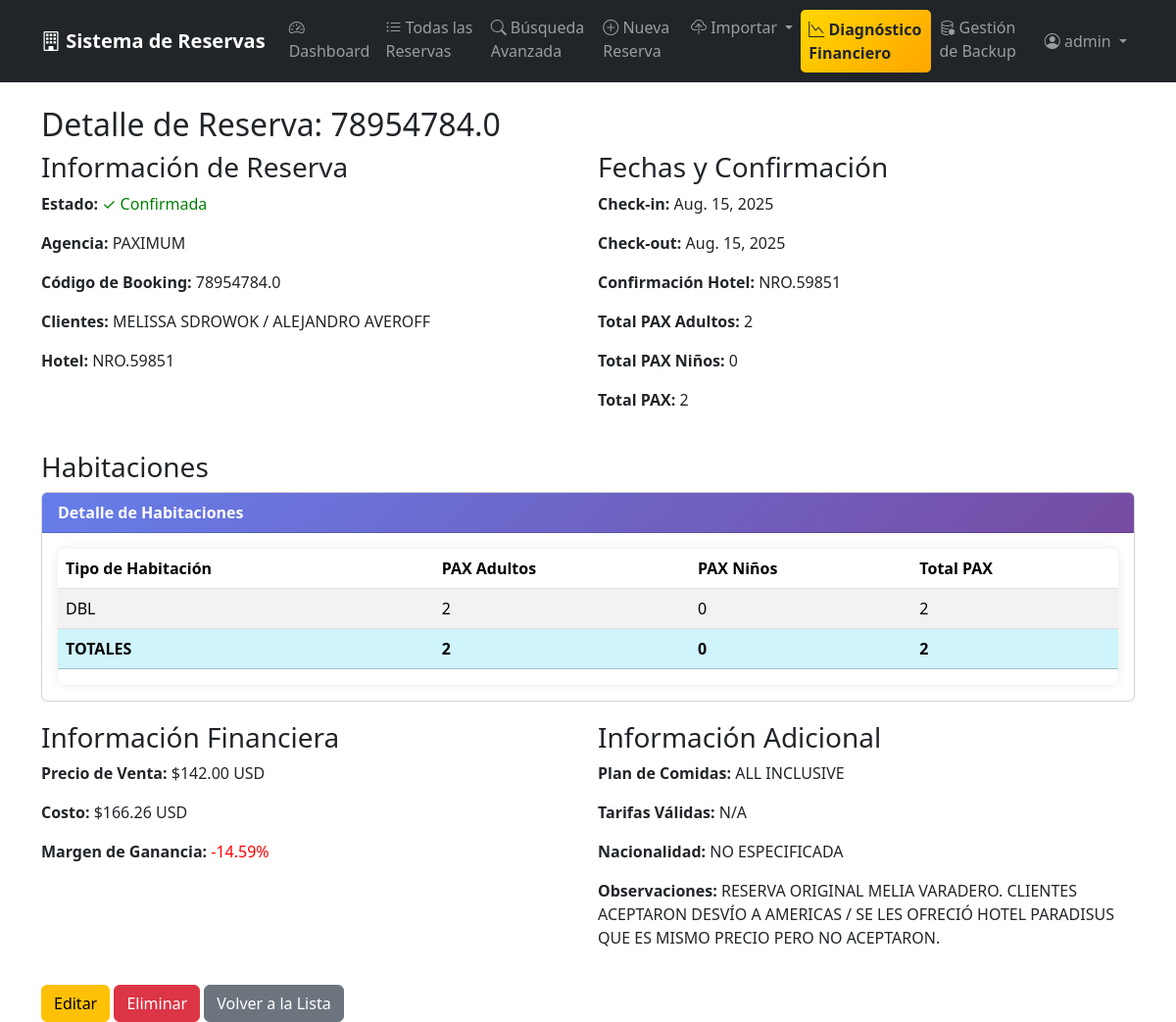
/161/ (signed in), run on an earlier commit of the app's database.
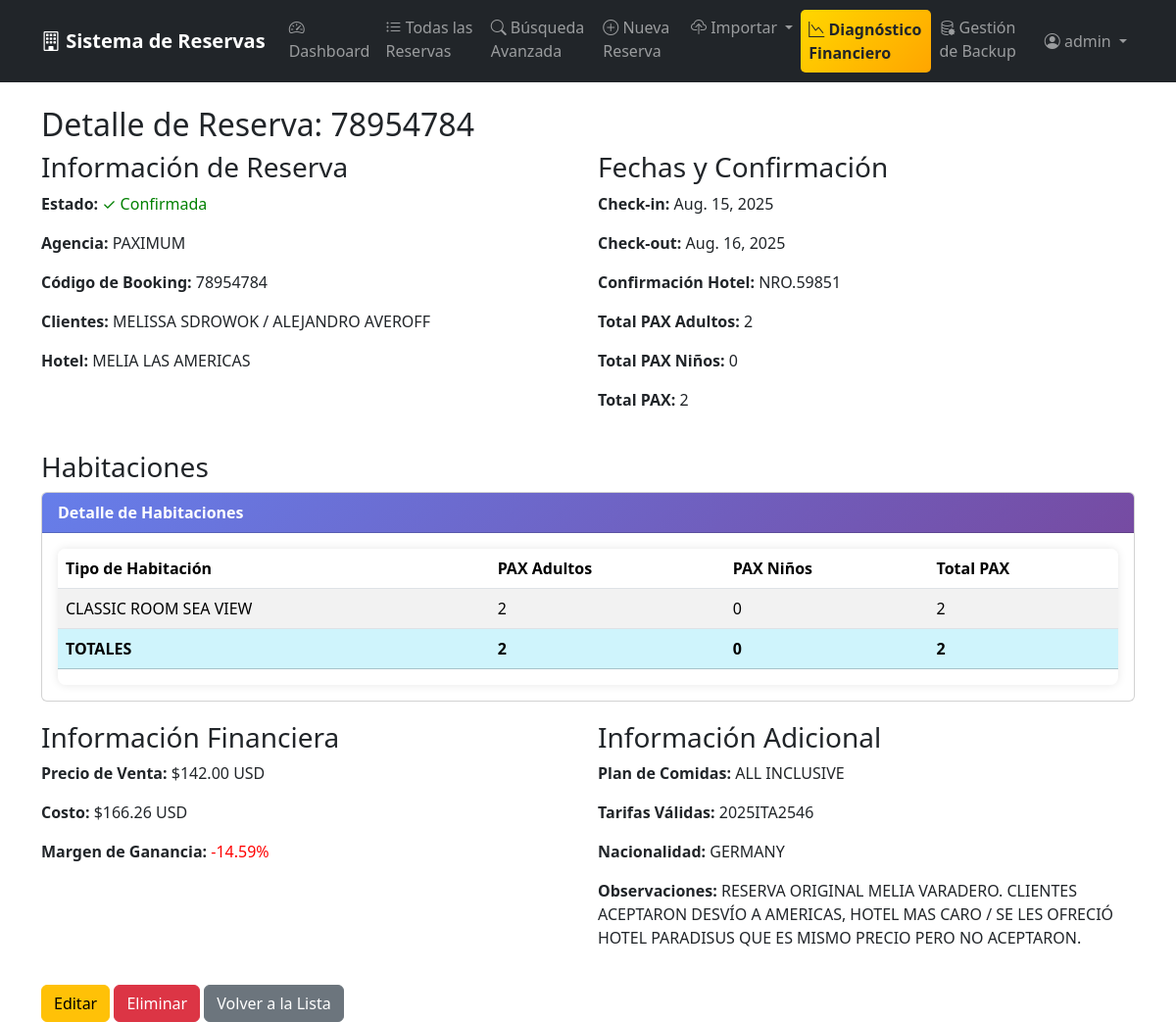
And on a later commit of the database.
### reservations/models.py (models this page shows, shortened)
class Reservation(models.Model):
    STATUS_CHOICES = [
        ('OK', 'Confirmada'),
        ('CXX', 'Cancelada'),
        ('PENDING', 'Pendiente'),
    ]
    status = models.CharField(
        max_length=20,
        choices=STATUS_CHOICES,
        default='OK'
    )
    agency = models.CharField(max_length=100)
    booking_code = models.CharField(max_length=50, unique=True)
    clients_names = models.TextField()
    hotel = models.CharField(max_length=200)
    date_from = models.DateField()
    date_to = models.DateField()
    hotel_confirmation = models.CharField(max_length=100, blank=True)
    meal_plan = models.TextField(blank=True, verbose_name='Plan de Comidas')
    sale_price = models.DecimalField(max_digits=10, decimal_places=2)
    touch_cost = models.DecimalField(max_digits=10, decimal_places=2)
    profit_percentage = models.DecimalField(
        max_digits=8,
        decimal_places=2,
        blank=True,
        null=True
    )
    valid_rates = models.TextField(blank=True)
    nationality = models.CharField(max_length=50)
    remarks = models.TextField(blank=True)
    created_by = models.ForeignKey(
        User,
        on_delete=models.CASCADE
    )
    created_at = models.DateTimeField(auto_now_add=True)
    updated_at = models.DateTimeField(auto_now=True)
    def total_pax_ad(self):
        return sum(room.pax_ad for room in self.rooms.all())
    def total_pax_chd(self):
        return sum(room.pax_chd for room in self.rooms.all())
    def total_pax(self):
        return self.total_pax_ad() + self.total_pax_chd()
    class Meta:
        ordering = ['created_at']

class Room(models.Model):
    reservation = models.ForeignKey(
        Reservation,
        on_delete=models.CASCADE,
        related_name='rooms'
    )
    room_type = models.CharField(max_length=100, verbose_name='Tipo de Habitación')
    pax_ad = models.IntegerField(
        verbose_name='PAX Adultos',
        default=1,
        help_text='Número de adultos en esta habitación'
    )
    pax_chd = models.IntegerField(
        verbose_name='PAX Niños',
        default=0,
        help_text='Número de niños en esta habitación'
    )
    class Meta:
        ordering = ['id']

### reservations/views.py (the view)
# urls.py: path('<int:pk>/', views.reservation_detail, name='detail'),
@login_required
def reservation_detail(request, pk):
    reservation = get_object_or_404(Reservation, pk=pk)
    return render(request, 'reservations/detail.html', {'reservation': reservation})

### reservations/templates/reservations/detail.html (shortened to what the changed rows need)
{% extends 'reservations/base.html' %}
{% block content %}
<h2>Detalle de Reserva: {{ reservation.booking_code }}</h2>
<div style="display: grid; grid-template-columns: 1fr 1fr; gap: 20px;">
    <div>
        <h3>Información de Reserva</h3>
        <p><strong>Estado:</strong>
            {% if reservation.status == 'OK' %}
                <span style="color: green;">✓ Confirmada</span>
            {% elif reservation.status == 'CXX' %}
                <span style="color: red;">✗ Cancelada</span>
            {% else %}
                <span style="color: orange;">⏳ Pendiente</span>
            {% endif %}
        </p>
        <p><strong>Agencia:</strong> {{ reservation.agency }}</p>
        <p><strong>Código de Booking:</strong> {{ reservation.booking_code }}</p>
        <p><strong>Clientes:</strong> {{ reservation.clients_names }}</p>
        <p><strong>Hotel:</strong> {{ reservation.hotel }}</p>
    </div>
    <div>
        <h3>Fechas y Confirmación</h3>
        <p><strong>Check-in:</strong> {{ reservation.date_from }}</p>
        <p><strong>Check-out:</strong> {{ reservation.date_to }}</p>
        <p><strong>Confirmación Hotel:</strong> {{ reservation.hotel_confirmation|default:"Pendiente" }}</p>
        <p><strong>Total PAX Adultos:</strong> {{ reservation.total_pax_ad }}</p>
        <p><strong>Total PAX Niños:</strong> {{ reservation.total_pax_chd }}</p>
        <p><strong>Total PAX:</strong> {{ reservation.total_pax }}</p>
    </div>
</div>
<div class="mt-4">
    <h3>Habitaciones</h3>
    <div class="card">
        <div class="card-body">
            <div class="table-responsive">
                <table class="table table-striped">
                    <thead>
                        <tr>
                            <th>Tipo de Habitación</th>
                            <th>PAX Adultos</th>
                            <th>PAX Niños</th>
                            <th>Total PAX</th>
                        </tr>
                    </thead>
                    <tbody>
                        {% for room in reservation.rooms.all %}
                        <tr>
                            <td>{{ room.room_type }}</td>
                            <td>{{ room.pax_ad }}</td>
                            <td>{{ room.pax_chd }}</td>
                            <td>{{ room.pax_ad|add:room.pax_chd }}</td>
                        </tr>
                        {% endfor %}
                    </tbody>
                    <tfoot>
                        <tr class="table-info">
                            <td><strong>{{ reservation.total_pax_ad }}</strong></td>
                            <td><strong>{{ reservation.total_pax_chd }}</strong></td>
                            <td><strong>{{ reservation.total_pax }}</strong></td>
                        </tr>
                    </tfoot>
                </table>
            </div>
        </div>
    </div>
</div>
<div style="display: grid; grid-template-columns: 1fr 1fr; gap: 20px; margin-top: 20px;">
    <div>
        <h3>Información Financiera</h3>
        <p><strong>Precio de Venta:</strong> ${{ reservation.sale_price }} USD</p>
        <p><strong>Costo:</strong> ${{ reservation.touch_cost }} USD</p>
        <p><strong>Margen de Ganancia:</strong>
            <span style="color: {% if reservation.profit_percentage > 0 %}green{% else %}red{% endif %};">
                {{ reservation.profit_percentage|floatformat:2 }}%
            </span>
        </p>
    </div>
    <div>
        <h3>Información Adicional</h3>
        <p><strong>Plan de Comidas:</strong> {{ reservation.meal_plan|default:"No especificado" }}</p>
        <p><strong>Tarifas Válidas:</strong> {{ reservation.valid_rates|default:"N/A" }}</p>
        <p><strong>Nacionalidad:</strong> {{ reservation.nationality }}</p>
        <p><strong>Observaciones:</strong> {{ reservation.remarks|default:"Ninguna" }}</p>
    </div>
</div>
<div style="margin-top: 20px;">
    <a href="{% url 'reservations:update' reservation.pk %}" class="btn btn-warning">Editar</a>
    <a href="{% url 'reservations:delete' reservation.pk %}" class="btn btn-danger">Eliminar</a>
    <a href="{% url 'reservations:list' %}" class="btn btn-secondary">Volver a la Lista</a>
</div>
{% endblock %}

What changed in the data, as far as the page shows it:
removed Room: room_type "DBL", pax_ad "2", pax_chd "0", pax_ad|add "2"
changed Reservation "PAXIMUM": booking_code "78954784.0" → "78954784"; hotel "NRO.59851" → "MELIA LAS AMERICAS"; date_to "Aug. 15, 2025" → "Aug. 16, 2025"; valid_rates "N/A" → "2025ITA2546"; nationality "NO ESPECIFICADA" → "GERMANY"; remarks "RESERVA ORIGINAL MELIA VARADERO. CLIENTES ACEPTARON DESVÍO A AMERICAS / SE LES OFRECIÓ HOTEL PARADISUS QUE ES MISMO PRECIO PERO NO ACEPTARON." → "RESERVA ORIGINAL MELIA VARADERO. CLIENTES ACEPTARON DESVÍO A AMERICAS, HOTEL MAS CARO / SE LES OFRECIÓ HOTEL PARADISUS QUE ES MISMO PRECIO PERO NO ACEPTARON."
added Room: room_type "CLASSIC ROOM SEA VIEW", pax_ad "2", pax_chd "0", pax_ad|add "2"
